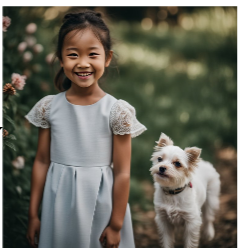
#> input picture attention_results/reference_style/foreground.png, 241 x 250 px
$ python map.py ../attention_results/reference_style/foreground.png
#> lines starting #> are read from the running program, lines starting #| are printed output that depends on the picture; after the words box and inside, x2 and y2 are one past the last pixel; in counts of white or black regions, pixels touching at a corner belong together
#!/usr/bin/env python3
"""Extract foreground with GrabCut and save mask-based visualizations."""

import argparse
import json
from pathlib import Path

import cv2
import numpy as np


def read_image(path, flags=cv2.IMREAD_COLOR):
    data = np.fromfile(str(path), dtype=np.uint8)
    img = cv2.imdecode(data, flags)
    if img is None:
        raise ValueError(f"Cannot read image: {path}")
    return img


def save_png(path, image):
    ok, encoded = cv2.imencode('.png', image)
    if not ok:
        raise RuntimeError(f"Could not encode {path}")
    encoded.tofile(str(path))


def foreground_mask(image, rect=None, select=False, iterations=6, foreground_points=None):
    """Rectangle-guided GrabCut; all requested objects must be inside the rectangle."""
    h, w = image.shape[:2]
    if min(h, w) < 16:
        raise ValueError('Use an image at least 16 x 16 pixels.')
    if select:
        # Resize only the selection window; map coordinates back to original pixels.
        scale = min(1.0, 1100 / w, 750 / h)
        display = cv2.resize(image, (round(w * scale), round(h * scale)))
        chosen = cv2.selectROI('Select ALL wanted objects, then press Enter', display,
                               showCrosshair=True, fromCenter=False)
        cv2.destroyAllWindows()
        if chosen[2] == 0 or chosen[3] == 0:
            raise ValueError('Selection cancelled.')
        rect = tuple(round(v / scale) for v in chosen)
    if rect is None:
        margin = max(1, round(min(h, w) * 0.025))
        rect = (margin, margin, w - 2 * margin, h - 2 * margin)
    x, y, rw, rh = map(int, rect)
    if x < 0 or y < 0 or rw < 2 or rh < 2 or x + rw > w or y + rh > h:
        raise ValueError('Rectangle must fit inside the image and have positive size.')
    if rw * rh >= w * h:
        raise ValueError('Leave some background outside the rectangle for GrabCut.')
    labels = np.zeros((h, w), np.uint8)
    bg, fg = np.zeros((1, 65), np.float64), np.zeros((1, 65), np.float64)
    cv2.setRNGSeed(7)
    cv2.grabCut(image, labels, (x, y, rw, rh), bg, fg, iterations,
                cv2.GC_INIT_WITH_RECT)
    if foreground_points:
        # Reconsider rejected pixels inside the rectangle using user guidance.
        region = labels[y:y + rh, x:x + rw]
        region[region == cv2.GC_BGD] = cv2.GC_PR_BGD
        for px, py in foreground_points:
            if not (x <= px < x + rw and y <= py < y + rh):
                raise ValueError('Foreground points must lie inside the rectangle.')
            cv2.circle(labels, (px, py), 3, cv2.GC_FGD, -1)
        cv2.grabCut(image, labels, None, bg, fg, iterations, cv2.GC_INIT_WITH_MASK)
    return np.isin(labels, [cv2.GC_FGD, cv2.GC_PR_FGD]).astype(np.uint8) * 255


def make_visualizations(mask, blur=0.018, image=None):
    """Construct a cyan glow illustration from a mask; it is not learned attention."""
    h, w = mask.shape
    m = (mask > 127).astype(np.float32)
    sigma = max(1.0, min(h, w) * blur)
    soft = cv2.GaussianBlur(m, (0, 0), sigmaX=sigma)
    edge = cv2.morphologyEx((m * 255).astype(np.uint8), cv2.MORPH_GRADIENT,
                            np.ones((3, 3), np.uint8)).astype(np.float32) / 255
    glow = cv2.GaussianBlur(edge, (0, 0), sigmaX=max(0.7, sigma * 0.75))
    if glow.max() > 0:
        glow /= glow.max()
    strength = np.clip(0.30 * soft + 0.70 * glow, 0, 1)
    strength = strength[..., None]
    # Colors expressed in BGR for OpenCV.
    dark = np.array([48, 43, 12], np.float32)
    cyan = np.array([236, 237, 184], np.float32)
    attention_style = np.clip(dark + strength * (cyan - dark), 0, 255).astype(np.uint8)
    if image is not None:
        # Preserve faint scene texture and subject detail beneath a diffuse glow.
        luminance = cv2.cvtColor(image, cv2.COLOR_BGR2GRAY).astype(np.float32) / 255
        luminance = cv2.GaussianBlur(luminance, (0, 0), sigmaX=max(1.0, sigma * 0.75))
        background_detail = cv2.GaussianBlur(luminance, (0, 0), sigmaX=sigma)
        teal_dark = np.array([48, 48, 8], np.float32)
        teal_light = np.array([142, 145, 55], np.float32)
        detail = background_detail * (1 - soft) + luminance * soft
        base = teal_dark + detail[..., None] * (teal_light - teal_dark)
        base += soft[..., None] * np.array([14, 18, 5], np.float32)
        # Outer mask edges cannot describe a hand resting over a dress. Retain
        # photo edges within the foreground to show those interior boundaries.
        detail_image = cv2.GaussianBlur(image, (3, 3), 0.7).astype(np.float32)
        blue, green, red = cv2.split(detail_image)
        skin = ((red - blue > 20) & (red > green * 1.07)).astype(np.uint8) * 255
        skin = cv2.morphologyEx(skin, cv2.MORPH_CLOSE, np.ones((3, 3), np.uint8))
        skin[mask == 0] = 0
        skin[:h // 2] = 0
        count, components, stats, _ = cv2.connectedComponentsWithStats(skin)
        arms = np.zeros_like(skin)
        for component in range(1, count):
            _, _, cw, ch, _ = stats[component]
            if ch > h * 0.20 and ch > cw * 1.5:
                arms[components == component] = 255
        interior_edges = cv2.morphologyEx(arms, cv2.MORPH_GRADIENT,
                                         np.ones((3, 3), np.uint8)).astype(np.float32) / 255
        interior_edges[:h // 2] = 0
        interior = cv2.erode((m * 255).astype(np.uint8), np.ones((5, 5), np.uint8))
        interior_edges *= interior.astype(np.float32) / 255
        interior_glow = cv2.GaussianBlur(interior_edges, (0, 0), sigmaX=1.0)
        if interior_glow.max() > 0:
            interior_glow /= interior_glow.max()
        luminous = np.array([245, 255, 194], np.float32)
        halo = np.clip(glow * 0.95 + interior_glow * 0.60, 0, 1)[..., None]
        attention_style = np.clip(base * (1 - halo) + luminous * halo, 0, 255)
        attention_style = cv2.GaussianBlur(attention_style, (0, 0), sigmaX=0.8).astype(np.uint8)
    beige = np.array([130, 146, 159], np.float32)
    cream = np.array([229, 236, 242], np.float32)
    styled_mask = (beige + m[..., None] * (cream - beige)).astype(np.uint8)
    return attention_style, styled_mask, (soft * 255).round().astype(np.uint8)


def main():
    p = argparse.ArgumentParser(description=__doc__,
                                formatter_class=argparse.RawDescriptionHelpFormatter)
    p.add_argument('image', type=Path)
    p.add_argument('--out', type=Path, default=Path('attention_results'))
    p.add_argument('--fg-point', type=int, nargs=2, action='append', metavar=('X', 'Y'),
                   help='Mark a known foreground point; repeat for missed areas.')
    group = p.add_mutually_exclusive_group()
    group.add_argument('--rect', type=int, nargs=4, metavar=('X', 'Y', 'WIDTH', 'HEIGHT'))
    group.add_argument('--select', action='store_true', help='Draw a box in a desktop window.')
    group.add_argument('--mask', type=Path, help='Existing same-size mask; white = foreground.')
    args = p.parse_args()
    try:
        image = read_image(args.image)
#> in read_image, img is the input picture: shape (250, 241, 3); mean B, G, R 91.5, 104, 105.9
        if args.mask is not None:
            mask = read_image(args.mask, cv2.IMREAD_GRAYSCALE)
            if mask.shape != image.shape[:2]:
                raise ValueError('Mask dimensions must match the input image.')
            mask = (mask > 127).astype(np.uint8) * 255
        else:
            mask = foreground_mask(image, rect=args.rect, select=args.select,
                                   foreground_points=args.fg_point)
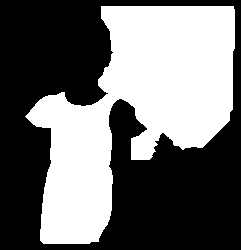
#> mask: shape (250, 241); 43.1% white; 1 white region, box (x1, y1, x2, y2) and area: (25, 6, 235, 244) 25947
        if not np.any(mask):
            raise ValueError('No foreground found; try --rect or supply --mask.')
        attention, styled, soft = make_visualizations(mask, image=image)
#> in make_visualizations, `edge = cv2.morphologyEx((m * 255).astype(np.uint8), cv2.MORPH_GRADIENT..`: edge: shape (250, 241) float32; values 0 (black) and 1 (white), 4% white in thin lines or dots, all inside (x1, y1, x2, y2) = (24, 5, 236, 245)
#> in make_visualizations, `strength = np.clip(0.30 * soft + 0.70 * glow, 0, 1)`:
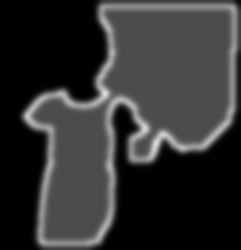
#> strength: shape (250, 241) float32; min 0, max 0.867, mean 0.194
#> in make_visualizations, `background_detail = cv2.GaussianBlur(luminance, (0, 0), sigmaX=sigma)`:
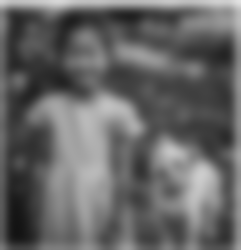
#> background_detail: shape (250, 241) float32; min 0.0765, max 0.89, mean 0.401
#> in make_visualizations, `blue, green, red = cv2.split(detail_image)`:
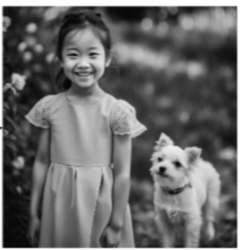
#> red: shape (250, 241) float32; min 4, max 255, mean 105.9
#> in make_visualizations, `skin = ((red - blue > 20) & (red > green * 1.07)).astype(np.uint8) * 255`: skin: shape (250, 241); 22.1% white; 42 white regions (11 under 20 px), largest, box (x1, y1, x2, y2) and area: (60, 7, 121, 106) 3456, (100, 133, 132, 248) 1887, (192, 146, 237, 245) 1885
#> in make_visualizations, `skin = cv2.morphologyEx(skin, cv2.MORPH_CLOSE, np.ones((3, 3), np.uint..`: skin: shape (250, 241); 22.5% white; 36 white regions (7 under 20 px), largest, box (x1, y1, x2, y2) and area: (60, 7, 121, 106) 3497, (100, 116, 132, 248) 1961, (192, 146, 237, 247) 1921
#> in make_visualizations, `skin[:h // 2] = 0`:
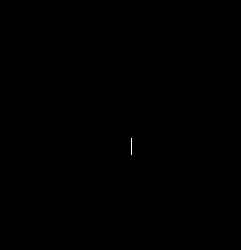
#> skin: shape (250, 241); 0.03% white in thin lines or dots, all inside (x1, y1, x2, y2) = (131, 138, 132, 155)
#> in make_visualizations, `count, components, stats, _ = cv2.connectedComponentsWithStats(skin)`: count = 2; stats = [[0, 0, 241, 250, 60233], [131, 138, 1, 17, 17]]
#> the loop in make_visualizations, `for component in range(1, count):` made 1 pass
#> (cw, ch) on pass 1: (1, 17)
#> after the loop in make_visualizations, `for component in range(1, count):`: arms: shape (250, 241); every value is 0
#> in make_visualizations, `interior_edges = cv2.morphologyEx(arms, cv2.MORPH_GRADIENT, np.ones((3..`: interior_edges: shape (250, 241) float32; every value is 0
#> in make_visualizations, `interior = cv2.erode((m * 255).astype(np.uint8), np.ones((5, 5), np.ui..`: interior: shape (250, 241); 39.1% white; 1 white region, box (x1, y1, x2, y2) and area: (29, 8, 233, 242) 23564
#> in make_visualizations, `attention_style = np.clip(base * (1 - halo) + luminous * halo, 0, 255)`:
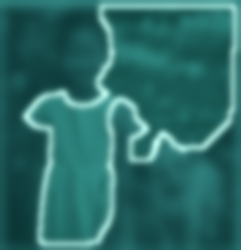
#> attention_style: shape (250, 241, 3) float32; mean of channels 0, 1, 2 104.6, 108.1, 43.2; drawn as B, G, R
#> in make_visualizations, `styled_mask = (beige + m[..., None] * (cream - beige)).astype(np.uint8)`:
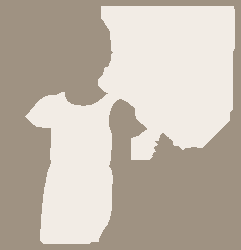
#> styled_mask: shape (250, 241, 3); mean of channels 0, 1, 2 172.6, 184.8, 194.7; drawn as B, G, R
        args.out.mkdir(parents=True, exist_ok=True)
        outputs = {
            'foreground.png': np.dstack((image, mask)),
            'foreground_mask.png': mask,
            'soft_mask.png': soft,
            'attention_style.png': attention,
            'styled_mask.png': styled,
        }
        for name, result in outputs.items():
            save_png(args.out / name, result)
#> this loop made 5 passes
#> name on passes 1 to 5: 'foreground.png', 'foreground_mask.png', 'soft_mask.png', 'attention_style.png', 'styled_mask.png'
        print(json.dumps({
            'input': str(args.image),
            'width': image.shape[1],
            'height': image.shape[0],
            'foreground_pixels': int(np.count_nonzero(mask)),
            'outputs': [str(args.out / name) for name in outputs],
        }, indent=2))
#| {
#|   "input": "../attention_results/reference_style/foreground.png",
#|   "width": 241,
#|   "height": 250,
#|   "foreground_pixels": 25947,
#|   "outputs": [
#|     "attention_results/foreground.png",
#|     "attention_results/foreground_mask.png",
#|     "attention_results/soft_mask.png",
#|     "attention_results/attention_style.png",
#|     "attention_results/styled_mask.png"
#|   ]
#> (further printed lines are left out)
    except (OSError, ValueError, RuntimeError, cv2.error) as exc:
        p.exit(1, f'Error: {exc}\n')


if __name__ == '__main__':
    main()

$ run again, with attention_results/reference_style/attention_style.png copied over attention_results/reference_style/foreground.png
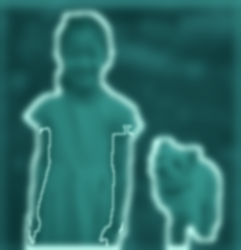
#> input picture attention_results/reference_style/attention_style.png, 241 x 250 px
#> in read_image, img is the input picture: shape (250, 241, 3); mean B, G, R 104.4, 107.8, 42.9
#> in main, `mask = foreground_mask(image, rect=args.rect, select=args.select, fore..`:
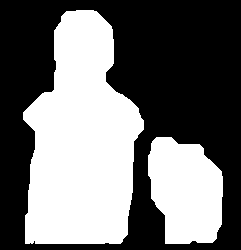
#> mask: shape (250, 241); 44% white; 2 white regions, box (x1, y1, x2, y2) and area: (23, 10, 144, 244) 20151, (148, 137, 223, 244) 6362
#> edge: shape (250, 241) float32; values 0 (black) and 1 (white), 3.7% white in thin lines or dots, all inside (x1, y1, x2, y2) = (22, 9, 224, 245)
#> skin: shape (250, 241); every value is 0
#> components: shape (250, 241) int32; every value is 0
#> count = 1; stats = [[0, 0, 241, 250, 60250]]
#> interior: shape (250, 241); 40.3% white; 2 white regions, box (x1, y1, x2, y2) and area: (25, 12, 142, 242) 18649, (150, 139, 221, 242) 5642
#> in make_visualizations, `styled_mask = (beige + m[..., None] * (cream - beige)).astype(np.uint8)`:
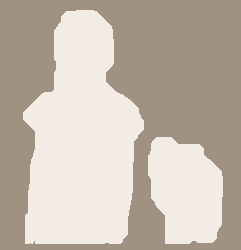
#> styled_mask: shape (250, 241, 3); mean of channels 0, 1, 2 173.6, 185.6, 195.5; drawn as B, G, R
#> the loop in main, `for name, result in outputs.items():` made 5 passes
#> name on passes 1 to 5: 'foreground.png', 'foreground_mask.png', 'soft_mask.png', 'attention_style.png', 'styled_mask.png'
#| {
#|   "input": "../attention_results/reference_style/foreground.png",
#|   "width": 241,
#|   "height": 250,
#|   "foreground_pixels": 26513,
#|   "outputs": [
#> (further printed lines are left out)
